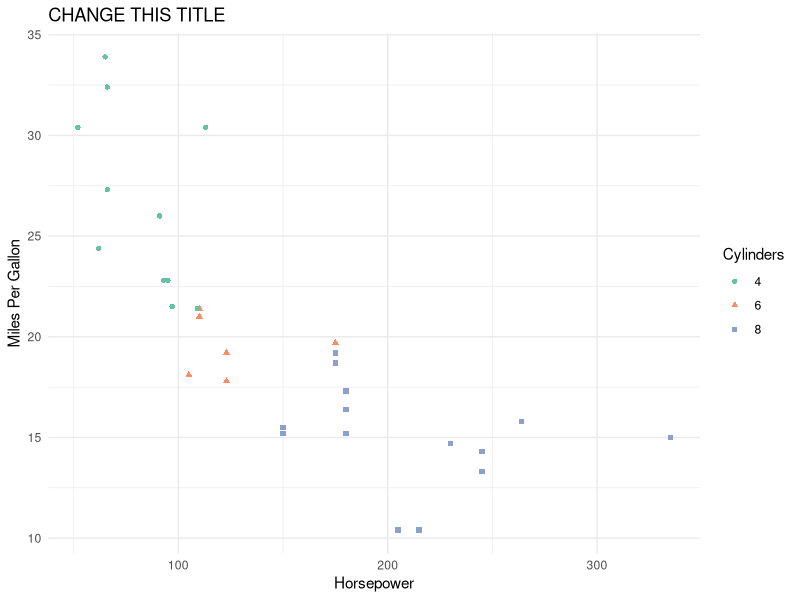

Write R code to recreate this figure.
### This is code to produce a scatter plot on the `mtcars` (motortrends) dataset

# load required packages
library(dplyr)
library(ggplot2)

# load in data set
data(mtcars)

# create a scatterplot
mtcars %>% 
    mutate(cyl = as.factor(cyl)) %>%
    ggplot(aes(x = hp, y = mpg, color = cyl, shape = cyl)) + 
    geom_point() + 
    scale_color_brewer(palette = "Set2")  +
    xlab("Horsepower") + 
    ylab("Miles Per Gallon") +
    labs(color = "Cylinders", shape = "Cylinders") +
    theme_minimal() + 
    ggtitle("CHANGE THIS TITLE") #update this line
